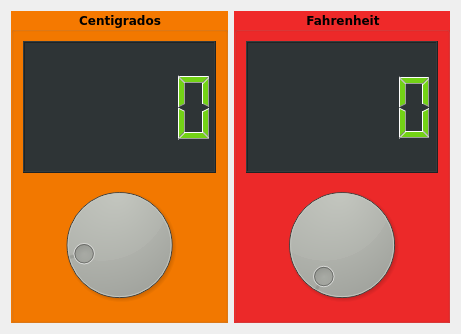
<?xml version="1.0" encoding="UTF-8"?>
<ui version="4.0">
 <class>Conversor</class>
 <widget class="QDialog" name="Conversor">
  <property name="geometry">
   <rect>
    <x>0</x>
    <y>0</y>
    <width>461</width>
    <height>334</height>
   </rect>
  </property>
  <property name="font">
   <font>
    <family>Uroob</family>
    <weight>75</weight>
    <bold>true</bold>
   </font>
  </property>
  <property name="windowTitle">
   <string>Conversor</string>
  </property>
  <layout class="QHBoxLayout" name="horizontalLayout">
   <item>
    <widget class="QGroupBox" name="groupBox">
     <property name="font">
      <font>
       <family>DejaVu Sans</family>
       <weight>75</weight>
       <bold>true</bold>
      </font>
     </property>
     <property name="styleSheet">
      <string notr="true">background-color: rgb(245, 121, 0);</string>
     </property>
     <property name="title">
      <string>Centigrados</string>
     </property>
     <property name="alignment">
      <set>Qt::AlignCenter</set>
     </property>
     <layout class="QVBoxLayout" name="verticalLayout">
      <item>
       <widget class="QLCDNumber" name="outCent">
        <property name="font">
         <font>
          <family>Umpush</family>
          <weight>75</weight>
          <bold>true</bold>
         </font>
        </property>
        <property name="styleSheet">
         <string notr="true">background-color: rgb(46, 52, 54);
color: rgb(115, 210, 22);</string>
        </property>
       </widget>
      </item>
      <item>
       <widget class="QDial" name="inCent">
        <property name="cursor">
         <cursorShape>OpenHandCursor</cursorShape>
        </property>
        <property name="styleSheet">
         <string notr="true">background-color: rgb(245, 121, 0);
background-color: rgb(136, 138, 133);</string>
        </property>
        <property name="minimum">
         <number>-18</number>
        </property>
       </widget>
      </item>
     </layout>
    </widget>
   </item>
   <item>
    <widget class="QGroupBox" name="groupBox_2">
     <property name="font">
      <font>
       <family>DejaVu Sans</family>
       <weight>75</weight>
       <bold>true</bold>
      </font>
     </property>
     <property name="styleSheet">
      <string notr="true">background-color: rgb(204, 0, 0);
background-color: rgb(239, 41, 41);</string>
     </property>
     <property name="title">
      <string>Fahrenheit</string>
     </property>
     <property name="alignment">
      <set>Qt::AlignCenter</set>
     </property>
     <layout class="QVBoxLayout" name="verticalLayout_2">
      <item>
       <widget class="QLCDNumber" name="outFahr">
        <property name="font">
         <font>
          <family>Umpush</family>
          <weight>75</weight>
          <bold>true</bold>
         </font>
        </property>
        <property name="styleSheet">
         <string notr="true">background-color: rgb(238, 238, 236);
color: rgb(115, 210, 22);
background-color: rgb(46, 52, 54);</string>
        </property>
       </widget>
      </item>
      <item>
       <widget class="QDial" name="inFahr">
        <property name="styleSheet">
         <string notr="true">background-color: rgb(136, 138, 133);</string>
        </property>
        <property name="maximum">
         <number>210</number>
        </property>
       </widget>
      </item>
     </layout>
    </widget>
   </item>
  </layout>
 </widget>
 <resources/>
 <connections>
  <connection>
   <sender>inCent</sender>
   <signal>valueChanged(int)</signal>
   <receiver>outCent</receiver>
   <slot>display(int)</slot>
   <hints>
    <hint type="sourcelabel">
     <x>118</x>
     <y>246</y>
    </hint>
    <hint type="destinationlabel">
     <x>118</x>
     <y>107</y>
    </hint>
   </hints>
  </connection>
  <connection>
   <sender>inFahr</sender>
   <signal>valueChanged(int)</signal>
   <receiver>outFahr</receiver>
   <slot>display(int)</slot>
   <hints>
    <hint type="sourcelabel">
     <x>342</x>
     <y>246</y>
    </hint>
    <hint type="destinationlabel">
     <x>342</x>
     <y>108</y>
    </hint>
   </hints>
  </connection>
 </connections>
</ui>
